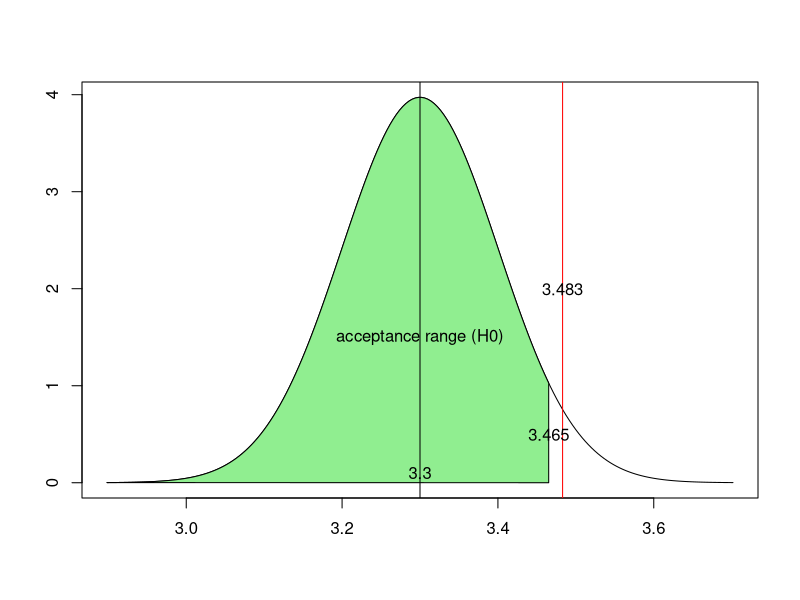
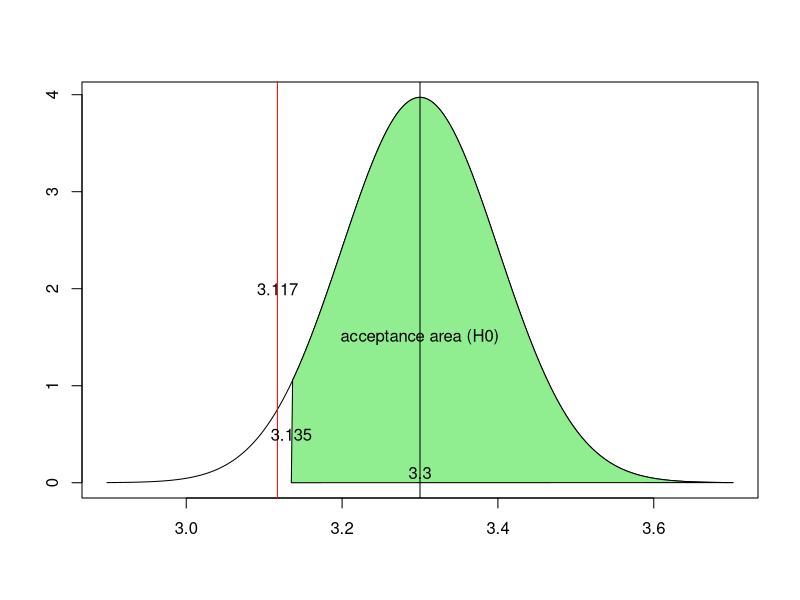
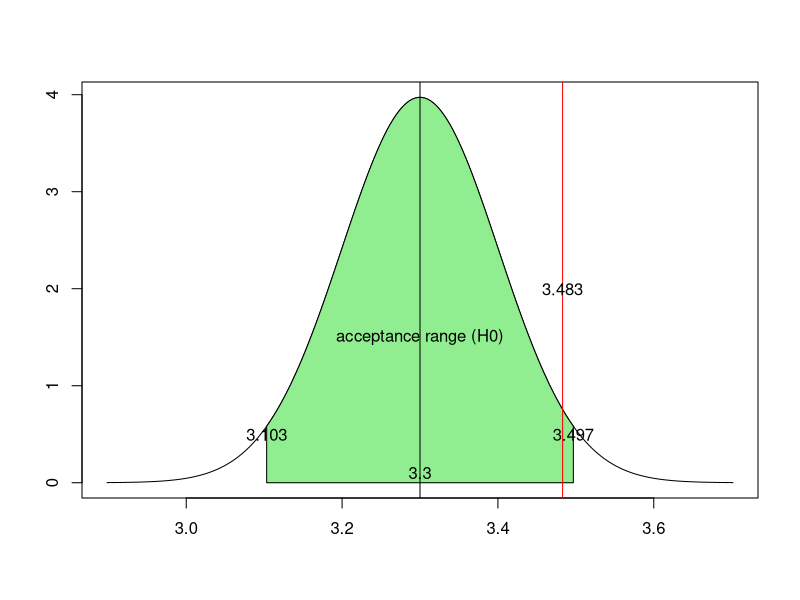
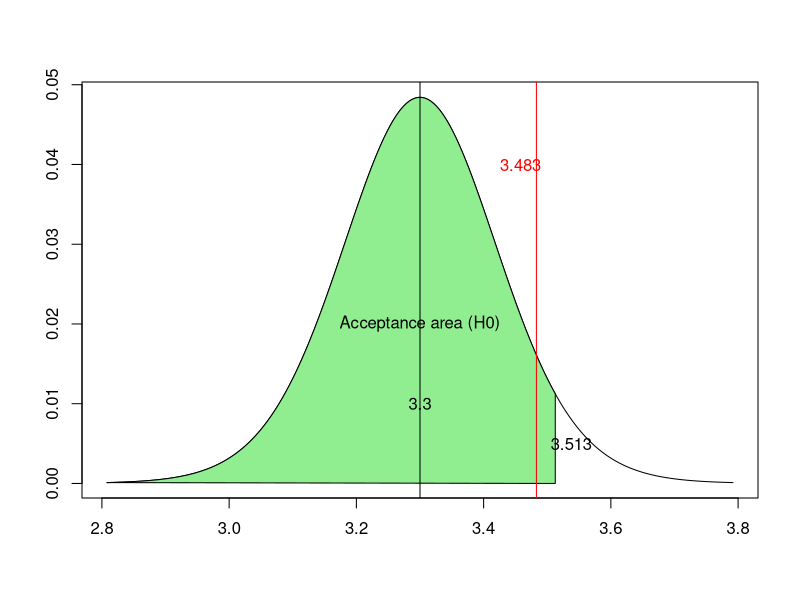

These charts were generated, in order, by the following R code:
## ---- chunk 1
knitr::opts_chunk$set(echo = TRUE)
## ---- chunk 2
    # We have a sample with
    n <- 30 # sample size
    sm <- 3.483 # sample average
    s <- 0.55 # standard deviation (assumed known)
    a <- 0.05 # significance level (chosen by the researcher)
    m0 <- 3.3 # hypothetical population mean (H0)
## ---- chunk 3
    p <- 1 - pnorm (sm, m0, s/sqrt(n))
    p
    if(p < a) {
      print ("Reject H0")
    } else {
      print ("Do not reject H0")
    }
## ---- chunk 4
    b <- m0 + qnorm(1-a) * s / sqrt(n)
    b
    # If the sample average found is below b, you cannot reject H0.
    if (sm < b) {
      print ("Do not reject H0")
    } else {
      print ("Reject H0")
    }
## ---- chunk 5
# plot boundaries (x-values)
x <- seq(m0-4*s/sqrt(n), m0+4*s/sqrt(n), length=200)
# y values (follow the Gauss curve)
dist <- dnorm(x, m0, s/sqrt(n))
plot (x, dist, type = 'l', xlab = '', ylab = '')

# display the found sample mean using a red vertical line
abline(v=sm, col='red')
text(sm, 2, sm)

# plotting the acceptance area
i <- x <= b                   # values of x left of b
polygon(                      # plot these values on the graph
  c(x[i], b, b),
  c(dist[i], dnorm(b, m0, s/sqrt(n)), 0),
  col = 'lightgreen')
text(b,.5,signif(b, digits=4)) # show critical value

text(m0, 0.1, m0)             # hypothetical population mean
abline(v=m0)                  # draw a vertical line

text(m0, 1.5, 'acceptance range (H0)')
## ---- chunk 6
    n <- 30 # sample size
    sm <- 3.117 # sample average
    s <- 0.55 # standard deviation (assumed known)
    a <- 0.05 # significance level (chosen by the researcher)
    m0 <- 3.3 # hypothetical population mean (H0)
## ---- chunk 7
    p <- pnorm(sm, m0, s/sqrt(n))  # Caution! No "1-pnorm(...)". Why?
    p
    if(p < a) {
      print ('Reject H0')
    } else {
      print ('Do not reject H0')
    }
## ---- chunk 8
    b <- m0 - qnorm(1-a) * s / sqrt(n)
    b
    # If the sample average found is above b, you cannot reject H0.
    if (sm < b) {
      print ('Reject H0')
    } else {
      print ('Do not reject H0')
    }
## ---- chunk 9
# plot boundaries (x-values)
x <- seq(m0-4*s/sqrt(n), m0+4*s/sqrt(n), length=200)
# y values (follow the Gauss curve)
dist <- dnorm(x, m0, s/sqrt(n))
plot (x, dist, type = 'l', xlab = '', ylab = '')

# Display the found sample mean ahv red vertical line
abline(v=sm, col='red')
text(sm, 2, sm)

# The acceptance area for plotting
i <- x >= b # Values of x to the right of b
polygon( # Plot these values on the graph
  c(x[i], b),
  c(dist[i], 0),
  col = 'lightgreen')
text(b,.5,signif(b, digits=4)) # Show limit value

text(m0, 0.1, m0) # Hypothetical population mean
abline(v=m0) # Draw a vertical line there.

text(m0, 1.5, 'acceptance area (H0)')
## ---- chunk 10
    n <- 30      # steekproefgrootte
    sm <- 3.483  # steekproefgemiddelde
    s <- 0.55    # standaardafwijking (verondersteld gekend)
    a <- 0.05    # significantieniveau (gekozen door de onderzoeker)
    m0 <- 3.3    # hypothetisch populatiegemiddelde (H0)
## ---- chunk 11
    p <- pnorm(sm, m0, s/sqrt(n))
    p
    if(p < a/2) {
      print("H0 verwerpen")
    } else {
      print("H0 niet verwerpen")
    }
## ---- chunk 12
    b1 <- m0 - qnorm(1-a/2) * s / sqrt(n) # lower limit of acceptance area
    b2 <- m0 + qnorm(1-a/2) * s / sqrt(n) # upper limit of acceptance area
    c(b1, b2)
    
    # If the sample average found is between b1 and b2, you cannot reject H0.
    if (b1 < sm & sm < b2) {
      print ('Do not reject H0')
    } else {
      print ('reject H0')
    }
## ---- chunk 13
# plot boundaries (x-values)
x <- seq(m0-4*s/sqrt(n), m0+4*s/sqrt(n), length=200)
# y values (follow the Gauss curve)
dist <- dnorm(x, m0, s/sqrt(n))
plot (x, dist, type = 'l', xlab = '', ylab = '')

# The acceptance area for plotting
i <- b1 <= x & x <= b2 # Values of x between b1 and b2
db1 <- dnorm(b1, m0, s/sqrt(n)) # probability density at b1 and b2
db2 <- dnorm(b2, m0, s/sqrt(n))
polygon( # Plot these values on the graph
  c(b1, b1, x[i], b2, b2),
  c(0, db1, dist[i], db2, 0),
  col = 'lightgreen')
text(b1,.5,signif(b1, digits=4)) # Show limit value
text(b2,.5,signif(b2, digits=4)) # Show limit value

text(m0, 0.1, m0) # Hypothetical population mean
abline(v=m0) # Draw a vertical line there.

text(m0, 1.5, 'acceptance range (H0)')

# Display the found sample mean using a red vertical line
abline(v=sm, col='red')
text(sm, 2, sm)
## ---- chunk 14
    # We have a sample with
    n <- 20 # sample size
    sm <- 3.483 # average of the sample
    ss <- 0.55 # standard deviation of the sample
    a <- 0.05 # significance level (chosen by the researcher)
    m0 <- 3.3 # hypothetical population mean (H0)
## ---- chunk 15
    t = (sm - m0) / (s/sqrt(n))
    p = 1 - pt(t, df = n-1)
    p
    if(p < a) {
      print ('reject H0')
    } else {
      print ('Do not reject H0')
    }
## ---- chunk 16
    b <- m0 + qt(1-a, df = n-1) * s / sqrt(n)
    b
    # If the sample average found is below b, you cannot reject H0.
    if (sm < b) {
      print ('Do not reject H0')
    } else {
      print ('reject H0')
    }
## ---- chunk 17
# plot boundaries (x-values)
x <- seq(m0-4*ss/sqrt(n), m0+4*ss/sqrt(n), length=200)
# y values (following the Gauss curve of the t distribution)
dist <- dt((x-m0)/(ss/sqrt(n)), df = n-1) * ss/sqrt(n)
plot (x, dist, type = 'l', xlab = '', ylab = '')

# The acceptance area for plotting
# Values of x left of b
i <- x < b                    
# value density function for b
db <- dt((b-m0)/(ss/sqrt(n)), df=n-1) * ss/sqrt(n)
#Plot these values on the graph
polygon(
  c(x[i], b, b),
  c(dist[i], db, 0),
  col = 'lightgreen')
text(m0, 0.02, 'Acceptance area (H0)')

# Draw a vertical line in the hypothetical population mean
text(m0, 0.01, m0)
abline(v=m0)

# Display the critical limit value
text(b+.025,.005,signif(b, digits=4))

# Display the found sample mean ahv red vertical line
abline(v=sm, col='red')
text(sm-.025, .04, sm, col = 'red')

## ---- chunk 18
test_sample = c(                   # the sample
  3, 2, 3, 1, 10, 4, 2, 7, 3, 0,
  3, 1, 2, 3, 4, 0, 3, 8, 3, 7)
a = 0.05                           # significance level
m0 = 3.3                           # hypothetical population mean (H0)

t.test(test_sample, 
       alternative = "greater",    # right-tailed test
       mu = m0,                    # average hypothesis
       conf.level = 1 - a)         # confidence level
## ---- chunk 19
control <-   c(91,87,99,77,88,91)
treatment <- c(101,110,103,93,99,104)
t.test(control, treatment, alternative="less")
## ---- chunk 20
regular <- c(16,20,21,22,23,22,27,25,27,28)   # miles per gallon
additives <- c(19,22,24,24,25,25,26,26,28,32) # miles per gallon
t.test(additives, regular, alternative="greater", paired=TRUE)
## ---- chunk 21
t.test(mpg ~ am, data = mtcars, alternative = 'less')
